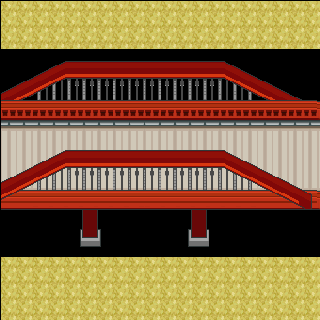

This is a level from a 2D game, rendered from its Tiled map with the project's own tilesets. A one-line summary and the map file follow, with tile-layer data summarised:
An orthogonal 20x20 tile map with 16x16 px tiles, 1 tile layer (Tile Layer 5).

<map version="1.0" orientation="orthogonal" width="20" height="20" tilewidth="16" tileheight="16">
 <tileset firstgid="1" name="pokemon" tilewidth="16" tileheight="16" spacing="1" margin="1">
  <tileoffset x="1" y="1" />
  <image source="../tiles/pokemon/pokemon.png" width="2240" height="2400" />
 </tileset>
 <layer name="Tile Layer 5" width="20" height="20">
  <data>[400 cells, 400 non-empty, 261 distinct tile ids]</data>
 </layer>
</map>
